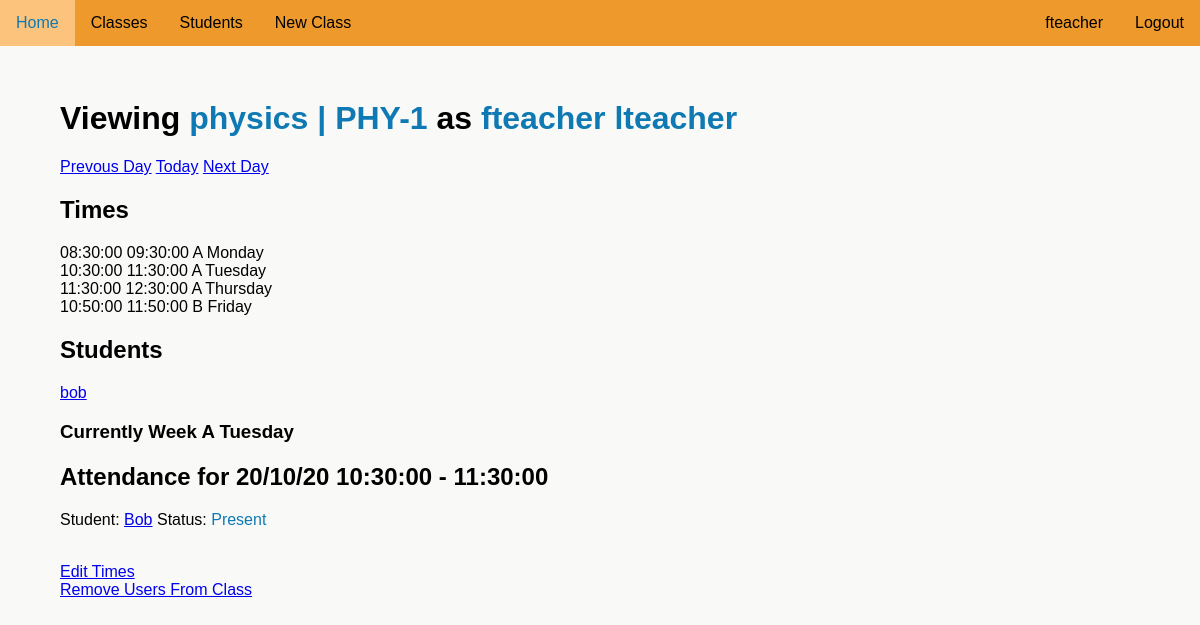
The app's page /account/teach/classes/PHY-1/294 (signed in), older data.
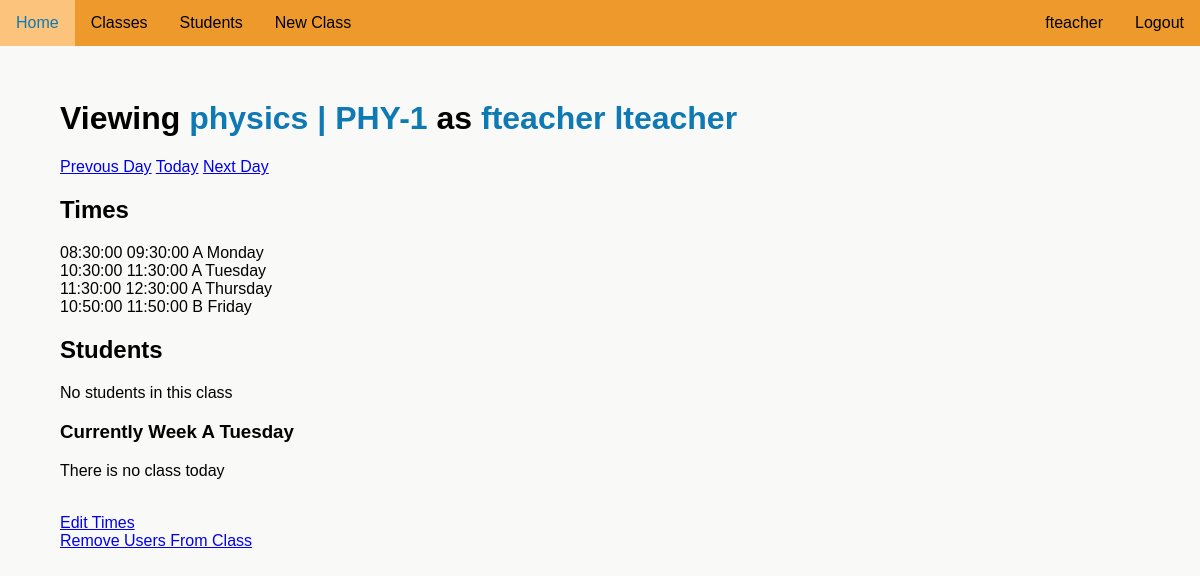
The same page, newer data.
### attendanceproject/models.py (models this page shows)
class SubjectTimes(db.Model):
    __tablename__ = "subject_time"
    id = db.Column(db.Integer, unique=True, nullable=False, primary_key=True)
    subject_id = db.Column(db.Integer, db.ForeignKey('subject_code.id'))
    stime_id = db.Column(db.Integer, db.ForeignKey('times.id'), nullable=False)
    sweek = db.Column(db.Boolean, nullable=False)
    sday = db.Column(db.Integer, nullable=False)
    time = db.relationship('Times', back_populates='subjects')
    subject = db.relationship('SubjectCode', back_populates='times')

class Times(db.Model):
    __tablename__ = "times"
    id = db.Column(db.Integer, unique=True, nullable=False, primary_key=True)
    start_time = db.Column(db.Time, unique=True, nullable=False)
    end_time = db.Column(db.Time, unique=True, nullable=False)
    subjects = db.relationship("SubjectTimes", back_populates='time')

class UserSubject(db.Model):
    __tablename__ = "user_subject"
    id = db.Column(db.Integer, unique=True, nullable=False, primary_key=True)
    user_id = db.Column(db.Integer, db.ForeignKey('user.id')) # Foreign Key
    user_type = db.Column(db.Text(10), nullable=False) # Teacher or student relationship to class
    subject_id = db.Column(db.Integer, db.ForeignKey('subject_code.id')) # Foreign Key
    user = db.relationship('User', back_populates='subjects')
    subject = db.relationship('SubjectCode', back_populates='users')

class User(UserMixin, db.Model):
    __tablename__ = "user"
    id = db.Column(db.Integer, unique=True, nullable=False, primary_key=True)
    fname = db.Column(db.Text(20), nullable=False)
    lname = db.Column(db.Text(20), nullable=False)
    user_code = db.Column(db.Text(8), nullable=False, unique=True)
    email = db.Column(db.Text(50), nullable=False, unique=True)
    password = db.Column(db.Text(90), nullable=False)
    auth = db.Column(db.Text(10), nullable=True)
    tags = db.relationship('Tag', backref='user_tag')
    subjects = db.relationship('UserSubject', back_populates='user')
    attnd_times = db.relationship('AttendanceTime', backref='subject_attnd_times')

class AttendanceTime(db.Model):
    __tablename__ = "attnd_time"
    id = db.Column(db.Integer, unique=True, nullable=False, primary_key=True)
    time = db.Column(db.DateTime, nullable=True)
    user = db.Column(db.Integer, db.ForeignKey('user.id'), nullable=False)
    attnd_status = db.Column(db.Text(10), nullable=False)
    subject = db.Column(db.Integer, db.ForeignKey('subject_code.id'), nullable=False)

### attendanceproject/routes.py (the view, shortened to what this page needs)
@app.route('/account/<user_code>/classes/<class_code>/<int:day>', methods=["GET", "POST"])
@login_required
def class_code(class_code, user_code, day):
    if day > 365:
        flash('Day number out of range')
        abort(404)
    subject = SubjectCode.query.filter_by(code=class_code).first()
    prev_next = {'next_day':url_for('class_code', class_code=class_code, user_code=user_code, day=day+1),
                 'prev_day':url_for('class_code', class_code=class_code, user_code=user_code, day=day-1),
                 'today':url_for('class_code', class_code=class_code, user_code=user_code, day=datetime.date.today().timetuple().tm_yday)}
    if not subject:
        flash('Class could not be found')
        return redirect(url_for('classes', user_code=current_user.user_code))
    user = User.query.filter_by(user_code=user_code).first()
    if user:
        total_days = day_num() - day
        current_date = datetime.date.today() - datetime.timedelta(days=total_days)
        if (current_user.auth in ['teacher', 'admin'] and class_code in
            [x.subject.code for x in current_user.subjects]) and user == current_user:
            check = check_class_date(subject_date=current_date, subject=subject)
            student_times = [] # Variable for the times of the students in the class
            students_in_class = 0 # Variable used to check if there are students in the class
            if 'student' in [user.user_type for user in subject.users]:
                students_in_class = 1
                for user in subject.users:
                    added_time = False
                    if user.user_type == 'student':
                        if user.user.attnd_times:
                            for t in user.user.attnd_times:
                                if t.time.date() == current_date and t.subject == subject.id:
                                    student_times.append((user.user, t.attnd_status))
                                    added_time = True
                                    break
                            if not added_time:
                                student_times.append((user.user, "N/A"))
                        else:
                            student_times.append((user.user, "N/A"))
            if check:
                return render_template("teacherclass.html", day_num=day_num(), subject=subject, user=current_user,
                                        days=CONSTANT_DAYS, students_in_class=students_in_class,
                                        current_date=current_date.strftime('%d/%m/%y'), student_times=student_times,
                                        time=check, week=current_week(current_date),
                                        day=CONSTANT_DAYS[current_date.isoweekday()-1], prev_next=prev_next,
                                        viewing_day=day)
        else:
            flash('You do not have access to this page')
            return redirect(url_for('classes', user_code=current_user.user_code))
    return render_template("teacherclass.html", subject=subject)

### attendanceproject/models.py (called while the page is built)
@login_manager.user_loader
def load_user(user_id):
    return User.query.get(int(user_id))

### attendanceproject/routes.py (called while the page is built)
def day_num():
    return datetime.date.today().timetuple().tm_yday

def first_monday():
    for i in range(0, 366):
        start_date = datetime.date(year=datetime.datetime.today().year, month=1, day=1)
        end_date = start_date + datetime.timedelta(days=i)
        if end_date.timetuple().tm_wday == 0:
            return i

def check_class_date(subject_date, subject):
    AB = 1
    for i in range(1 + first_monday(), 366):
        date = datetime.timedelta(days=i)
        start_date = datetime.date(2019, 12, 31)
        end_date = start_date + date
        for y in subject.times:
            if end_date.isoweekday()-1 == y.sday and AB == y.sweek and end_date == subject_date:
                print(end_date.isoweekday(), y.sday)
                return {'subject':y, 'day':y.sday, 'week':y.sweek}
        AB = not AB if end_date.isoweekday() == 5 else AB
    return False

def current_week(viewing_date=datetime.date.today()):
    return 'B' if (ceil((viewing_date.timetuple().tm_yday - first_monday())/7))%2 else 'A'

### attendanceproject/templates/teacherclass.html (shortened to what this page needs)
{% extends "layout.html" %}
{% block content %}
    <h1>Viewing <div class='name'>{{ subject.name }} | {{ subject.code }}</div> as <div class='name'>{{ user.fname }} {{ user.lname }}</div></h1>
    <a href="{{ prev_next['prev_day'] }}">Prevous Day</a> <a href="{{ prev_next['today'] }}">Today</a> <a href="{{ prev_next['next_day'] }}">Next Day</a>
    <h2>Times</h2>
    {% if subject.times %}
        <ul>
            {% for time in subject.times %}
                <li>{{ time.time.start_time }} {{ time.time.end_time }} {% if not time.sweek %} A {% else %} B {% endif %} {{ days[time.sday] }}</li>
            {% endfor %}
        </ul>
    {% endif %}
    <h2>Students</h2>
    {% if students_in_class %}
        <ul>
        {% for user in subject.users %}
            {% if user.user_type == 'student'%}
                <a href="{{ url_for('class_code', user_code=user.user.user_code, class_code=subject.code, day=viewing_day) }}"><li>{{ user.user.fname }}</li></a>
            {% endif %}
        {% endfor %}
        </ul>
    {% else %}
        <p>No students in this class</p>
    {% endif %}
    <h3>Currently Week {{ week }} {{ day }}</h3>
    {% if current_date and student_times%}
    <h2>Attendance for {{ current_date }} {{ time['subject'].time.start_time }} - {{ time['subject'].time.end_time }}</h2>
    <ul>
        {% if student_times %}
            {% for i in student_times %}
                <li>Student: <div class='capatalize'><a href="{{ url_for('class_code', user_code=i[0].user_code, class_code=subject.code, day=viewing_day) }}">{{ i[0].fname }}</a></div> Status: <div class='capatalize'>{{ i[1] }}</div></li>
            {% endfor %}
        {% endif %}
    </ul>
    {% else %}
        <p>There is no class today</p>
    {% endif %}
    <a href="{{ url_for('settimes', class_code=subject.code) }}">Edit Times</a></br>
    <a href="{{ url_for('kick_users', class_code=subject.code) }}">Remove Users From Class</a>
{% endblock %}

Row changes from the older to the newer data that the page shows:
removed UserSubject: user.fname "bob"
no longer on this page (row unchanged): Times: subject.time.start_time "10:30:00", subject.time.end_time "11:30:00"
no longer on this page (row unchanged): AttendanceTime: fname "Bob", attnd_status "Present"
Text that changed along with them:
{{ current_date }}: "20/10/20" → (not shown)
text no longer shown: "Attendance for -"
text now shown: "No students in this class There is no class today"
